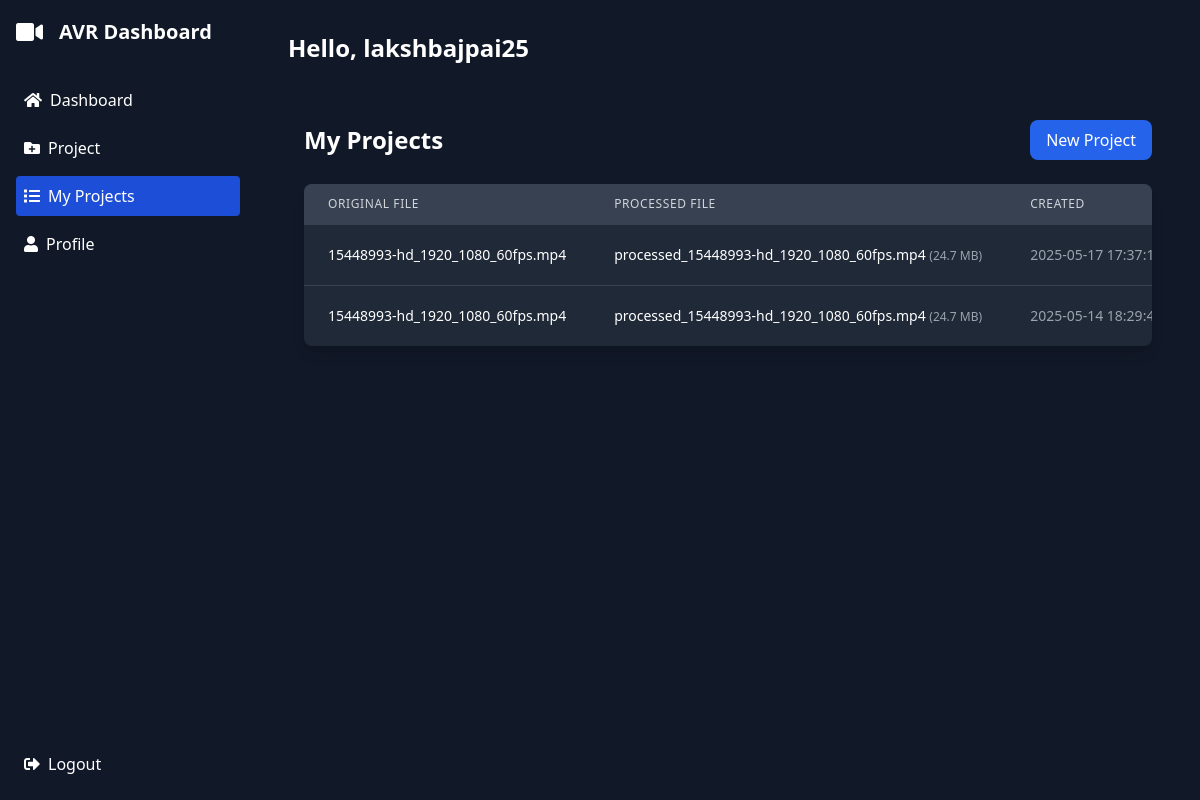
Screenshot of /my_projects (signed in) with the database file from the repository.
### tables this page shows
CREATE TABLE users (
    id INTEGER PRIMARY KEY AUTOINCREMENT,
    username TEXT UNIQUE NOT NULL,
    email TEXT UNIQUE NOT NULL,
    password_hash TEXT NOT NULL,
    first_name TEXT NOT NULL,
    last_name TEXT NOT NULL,
    created_at TIMESTAMP DEFAULT CURRENT_TIMESTAMP
, is_admin BOOLEAN DEFAULT 0, last_login TIMESTAMP, is_active BOOLEAN DEFAULT 1);

CREATE TABLE projects (
    id INTEGER PRIMARY KEY AUTOINCREMENT,
    user_id INTEGER NOT NULL,
    filename TEXT NOT NULL,
    original_filename TEXT NOT NULL,
    created_at TIMESTAMP DEFAULT CURRENT_TIMESTAMP,
    status TEXT DEFAULT 'completed',
    processing_start TIMESTAMP,
    processing_end TIMESTAMP,
    aspect_ratio TEXT,
    subject_focus_mode TEXT,
    focus_coordinates TEXT,  -- Stored as JSON string
    original_size INTEGER,   -- In bytes
    processed_size INTEGER,  -- In bytes
    thumbnail_path TEXT,
    processing_parameters TEXT, is_favorite BOOLEAN DEFAULT 0,  -- Stored as JSON string
    FOREIGN KEY (user_id) REFERENCES users (id)
);

### app.py (the view)
@app.route('/my_projects')
@login_required
def my_projects():
    db = get_db()
    projects = db.execute('''
        SELECT id, filename, original_filename, created_at, status, processed_size, is_favorite
        FROM projects
        WHERE user_id = ?
        ORDER BY created_at DESC
    ''', (current_user.id,)).fetchall()
    projects_list = []
    for project in projects:
        projects_list.append({
            'id': project['id'],
            'filename': project['filename'],
            'original_filename': project['original_filename'],
            'created_at': project['created_at'],
            'status': project['status'],
            'processed_size': humanize.naturalsize(project['processed_size']) if project['processed_size'] else None,
            'is_favorite': project['is_favorite']
        })
    return render_template('my_projects.html', projects=projects_list)

### app.py (called while the page is built)
def get_db():
    db = sqlite3.connect('instance/avr.db')
    db.row_factory = sqlite3.Row
    return db

@login_manager.user_loader
def load_user(user_id):
    db = get_db()
    user = db.execute('SELECT * FROM users WHERE id = ?', (user_id,)).fetchone()
    db.close()
    if user:
        return User(user['id'], user['username'], user['email'], user['first_name'], user['last_name'])
    return None

### Templates/my_projects.html (shortened to what this page needs)
{% extends "dashboard_base.html" %}
{% block dashboard_content %}
<div class="container mx-auto px-4 py-8">
    <div class="flex justify-between items-center mb-6">
        <h2 class="text-2xl font-semibold">My Projects</h2>
        <a href="{{ url_for('project') }}" class="bg-blue-600 text-white px-4 py-2 rounded-lg hover:bg-blue-700 transition duration-300">New Project</a>
    </div>
    <div class="bg-gray-800 rounded-lg shadow-lg overflow-hidden">
        {% if projects %}
            <div class="overflow-x-auto">
                <table class="min-w-full divide-y divide-gray-700">
                    <thead class="bg-gray-700">
                        <tr>
                            <th class="px-6 py-3 text-left text-xs font-medium text-gray-300 uppercase tracking-wider">Original File</th>
                            <th class="px-6 py-3 text-left text-xs font-medium text-gray-300 uppercase tracking-wider">Processed File</th>
                            <th class="px-6 py-3 text-left text-xs font-medium text-gray-300 uppercase tracking-wider">Created</th>
                        </tr>
                    </thead>
                    <tbody class="divide-y divide-gray-700">
                        {% for project in projects %}
                        <tr class="hover:bg-gray-700 transition duration-150">
                            <td class="px-6 py-4 whitespace-nowrap text-sm">
                                {{ project.original_filename }}
                            </td>
                            <td class="px-6 py-4 whitespace-nowrap text-sm">
                                {{ project.filename }}
                                {% if project.processed_size %}
                                <span class="text-xs text-gray-400">({{ project.processed_size }})</span>
                                {% endif %}
                            </td>
                            <td class="px-6 py-4 whitespace-nowrap text-sm text-gray-400">
                                {{ project.created_at }}
                            </td>
                        </tr>
                        {% endfor %}
                    </tbody>
                </table>
            </div>
        {% endif %}
    </div>
</div>
{% endblock %}

### Templates/dashboard_base.html (shortened to what this page needs)
<!DOCTYPE html>
<html lang="en">
<head>
    <link rel="stylesheet" href="https://cdnjs.cloudflare.com/ajax/libs/font-awesome/5.15.4/css/all.min.css">
    <script src="https://cdn.tailwindcss.com"></script>
</head>
<body class="bg-gray-900 min-h-screen text-white">
<div class="flex h-screen">
    <div class="sidebar w-64 p-4 flex flex-col bg-gray-900 text-white min-h-screen">
        <div class="flex items-center space-x-4 mb-8">
            <i class="fas fa-video text-2xl"></i>
            <h1 class="text-xl font-semibold">AVR Dashboard</h1>
        </div>
        <nav class="flex-1">
            <a href="{{ url_for('dashboard') }}" class="flex items-center space-x-2 p-2 rounded hover:bg-gray-700 mb-2 {% if request.endpoint == 'dashboard' %}bg-blue-700{% endif %}">
                <i class="fas fa-home"></i>
                <span>Dashboard</span>
            </a>
            <a href="{{ url_for('project') }}" class="flex items-center space-x-2 p-2 rounded hover:bg-gray-700 mb-2 {% if request.endpoint == 'project' %}bg-blue-700{% endif %}">
                <i class="fas fa-folder-plus"></i>
                <span>Project</span>
            </a>
            <a href="{{ url_for('my_projects') }}" class="flex items-center space-x-2 p-2 rounded hover:bg-gray-700 mb-2 {% if request.endpoint == 'my_projects' %}bg-blue-700{% endif %}">
                <i class="fas fa-list"></i>
                <span>My Projects</span>
            </a>
            <a href="{{ url_for('profile') }}" class="flex items-center space-x-2 p-2 rounded hover:bg-gray-700 mb-2 {% if request.endpoint == 'profile' %}bg-blue-700{% endif %}">
                <i class="fas fa-user"></i>
                <span>Profile</span>
            </a>
        </nav>
        <div class="mt-auto">
            <a href="{{ url_for('logout') }}" class="flex items-center space-x-2 p-2 rounded hover:bg-gray-700">
                <i class="fas fa-sign-out-alt"></i>
                <span>Logout</span>
            </a>
        </div>
    </div>
    <div class="flex-1 p-8 overflow-y-auto">
        <h2 class="text-2xl font-semibold mb-6">Hello, {{ current_user.username }}</h2>
        {% block dashboard_content %}{% endblock %}
    </div>
</div>
</body>
</html>

### rows the page displays
users: username "lakshbajpai25"
projects: original_filename "15448993-hd_1920_1080_60fps.mp4", filename "processed_15448993-hd_1920_1080_60fps.mp4", processed_size "24.7 MB", created_at "2025-05-17…"
projects: original_filename "15448993-hd_1920_1080_60fps.mp4", filename "processed_15448993-hd_1920_1080_60fps.mp4", processed_size "24.7 MB", created_at "2025-05-14…"
